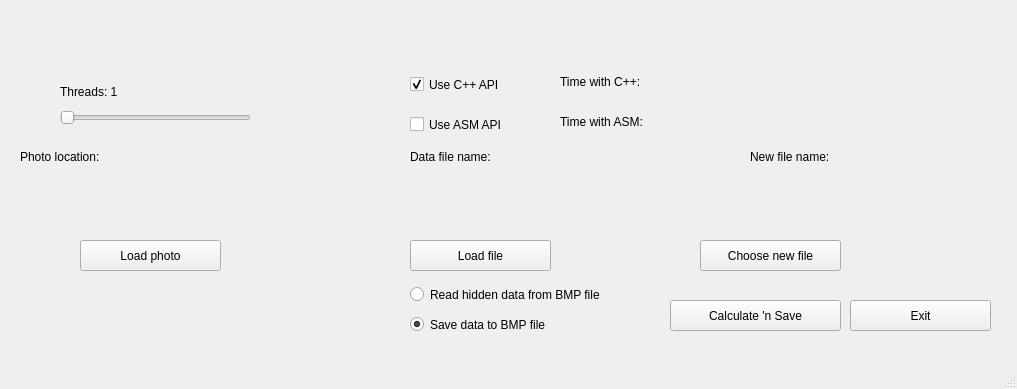
<?xml version="1.0" encoding="UTF-8"?>
<ui version="4.0">
 <class>MainWindow</class>
 <widget class="QMainWindow" name="MainWindow">
  <property name="geometry">
   <rect>
    <x>0</x>
    <y>0</y>
    <width>1017</width>
    <height>389</height>
   </rect>
  </property>
  <property name="minimumSize">
   <size>
    <width>1017</width>
    <height>389</height>
   </size>
  </property>
  <property name="maximumSize">
   <size>
    <width>1017</width>
    <height>389</height>
   </size>
  </property>
  <property name="windowTitle">
   <string>MainWindow</string>
  </property>
  <widget class="QWidget" name="centralwidget">
   <widget class="QPushButton" name="loadPhotoButton">
    <property name="geometry">
     <rect>
      <x>80</x>
      <y>240</y>
      <width>141</width>
      <height>31</height>
     </rect>
    </property>
    <property name="text">
     <string>Load photo</string>
    </property>
   </widget>
   <widget class="QLabel" name="photoLocationLabel">
    <property name="geometry">
     <rect>
      <x>20</x>
      <y>150</y>
      <width>271</width>
      <height>71</height>
     </rect>
    </property>
    <property name="text">
     <string>Photo location: </string>
    </property>
    <property name="alignment">
     <set>Qt::AlignLeading|Qt::AlignLeft|Qt::AlignTop</set>
    </property>
    <property name="wordWrap">
     <bool>true</bool>
    </property>
   </widget>
   <widget class="QLabel" name="newFileNameLabel">
    <property name="geometry">
     <rect>
      <x>750</x>
      <y>150</y>
      <width>231</width>
      <height>71</height>
     </rect>
    </property>
    <property name="text">
     <string>New file name: </string>
    </property>
    <property name="alignment">
     <set>Qt::AlignLeading|Qt::AlignLeft|Qt::AlignTop</set>
    </property>
    <property name="wordWrap">
     <bool>true</bool>
    </property>
   </widget>
   <widget class="QLabel" name="dataFileNameLabel">
    <property name="geometry">
     <rect>
      <x>410</x>
      <y>150</y>
      <width>211</width>
      <height>71</height>
     </rect>
    </property>
    <property name="text">
     <string>Data file name:</string>
    </property>
    <property name="alignment">
     <set>Qt::AlignLeading|Qt::AlignLeft|Qt::AlignTop</set>
    </property>
    <property name="wordWrap">
     <bool>true</bool>
    </property>
   </widget>
   <widget class="QPushButton" name="loadDataFileButton">
    <property name="enabled">
     <bool>true</bool>
    </property>
    <property name="geometry">
     <rect>
      <x>410</x>
      <y>240</y>
      <width>141</width>
      <height>31</height>
     </rect>
    </property>
    <property name="text">
     <string>Load file</string>
    </property>
   </widget>
   <widget class="QPushButton" name="saveFileButton">
    <property name="geometry">
     <rect>
      <x>670</x>
      <y>300</y>
      <width>171</width>
      <height>31</height>
     </rect>
    </property>
    <property name="text">
     <string>Calculate 'n Save</string>
    </property>
   </widget>
   <widget class="QRadioButton" name="readFromBMPRadioButton">
    <property name="geometry">
     <rect>
      <x>410</x>
      <y>280</y>
      <width>271</width>
      <height>29</height>
     </rect>
    </property>
    <property name="text">
     <string>Read hidden data from BMP file</string>
    </property>
    <property name="checked">
     <bool>false</bool>
    </property>
   </widget>
   <widget class="QRadioButton" name="writeDataToBMPRadioButton">
    <property name="geometry">
     <rect>
      <x>410</x>
      <y>310</y>
      <width>261</width>
      <height>29</height>
     </rect>
    </property>
    <property name="text">
     <string>Save data to BMP file</string>
    </property>
    <property name="checked">
     <bool>true</bool>
    </property>
   </widget>
   <widget class="QSlider" name="threadsSlider">
    <property name="geometry">
     <rect>
      <x>60</x>
      <y>110</y>
      <width>191</width>
      <height>16</height>
     </rect>
    </property>
    <property name="minimum">
     <number>1</number>
    </property>
    <property name="orientation">
     <enum>Qt::Horizontal</enum>
    </property>
   </widget>
   <widget class="QLabel" name="threadsLabel">
    <property name="geometry">
     <rect>
      <x>60</x>
      <y>80</y>
      <width>191</width>
      <height>23</height>
     </rect>
    </property>
    <property name="text">
     <string>Threads: 1</string>
    </property>
   </widget>
   <widget class="QCheckBox" name="cAPICheckBox">
    <property name="geometry">
     <rect>
      <x>410</x>
      <y>70</y>
      <width>131</width>
      <height>29</height>
     </rect>
    </property>
    <property name="text">
     <string>Use C++ API</string>
    </property>
    <property name="checked">
     <bool>true</bool>
    </property>
    <property name="autoExclusive">
     <bool>false</bool>
    </property>
   </widget>
   <widget class="QCheckBox" name="ASMAPICheckBox">
    <property name="geometry">
     <rect>
      <x>410</x>
      <y>110</y>
      <width>121</width>
      <height>29</height>
     </rect>
    </property>
    <property name="text">
     <string>Use ASM API</string>
    </property>
   </widget>
   <widget class="QLabel" name="label">
    <property name="geometry">
     <rect>
      <x>560</x>
      <y>70</y>
      <width>431</width>
      <height>23</height>
     </rect>
    </property>
    <property name="text">
     <string>Time with C++: </string>
    </property>
   </widget>
   <widget class="QLabel" name="label_2">
    <property name="geometry">
     <rect>
      <x>560</x>
      <y>110</y>
      <width>441</width>
      <height>23</height>
     </rect>
    </property>
    <property name="text">
     <string>Time with ASM: </string>
    </property>
   </widget>
   <widget class="QPushButton" name="chooseNewFileButton">
    <property name="geometry">
     <rect>
      <x>700</x>
      <y>240</y>
      <width>141</width>
      <height>31</height>
     </rect>
    </property>
    <property name="text">
     <string>Choose new file</string>
    </property>
   </widget>
   <widget class="QPushButton" name="exitButton">
    <property name="geometry">
     <rect>
      <x>850</x>
      <y>300</y>
      <width>141</width>
      <height>31</height>
     </rect>
    </property>
    <property name="text">
     <string>Exit</string>
    </property>
   </widget>
  </widget>
  <widget class="QMenuBar" name="menubar">
   <property name="geometry">
    <rect>
     <x>0</x>
     <y>0</y>
     <width>1017</width>
     <height>23</height>
    </rect>
   </property>
  </widget>
  <widget class="QStatusBar" name="statusbar"/>
 </widget>
 <resources/>
 <connections/>
</ui>
